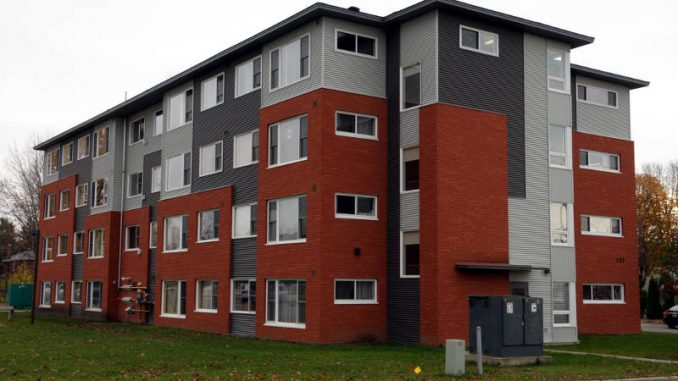
#> input picture src/Images and Videos/Building.jpg, 678 x 381 px
$ python 02-Harris_Corner_Detection.py
#> lines starting #> are read from the running program, lines starting #| are printed output that depends on the picture; after the words box and inside, x2 and y2 are one past the last pixel; in counts of white or black regions, pixels touching at a corner belong together
# import package
import cv2
import numpy as np

# Read RGB image
img = cv2.imread('../Images and Videos/Building.jpg')
#> img is the input picture: shape (381, 678, 3); mean B, G, R 88.4, 96.5, 112.9
cv2.imshow('original image',img)

# Grayscale
gray = cv2.cvtColor(img,cv2.COLOR_BGR2GRAY)
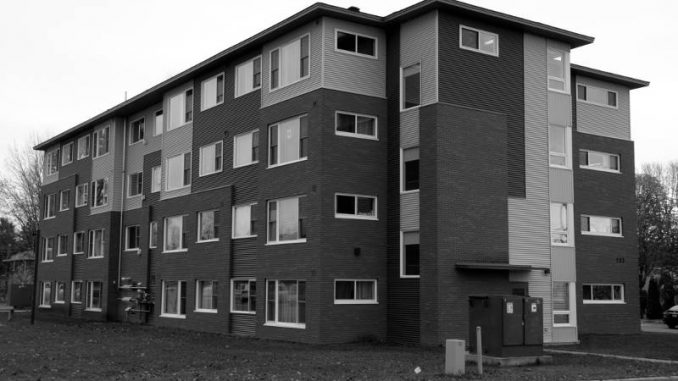
#> gray: shape (381, 678); min 0, max 255, mean 100.5

# As Harris takes input as float32 of grayscale
gray = np.float32(gray)
'''
Its arguments are :

img - Input image, it should be grayscale and float32 type.
blockSize - It is the size of neighbourhood considered for corner detection
ksize - Aperture parameter of Sobel derivative used.
k - Harris detector free parameter in the equation.
'''
dst = cv2.cornerHarris(gray,2,3,0.04)
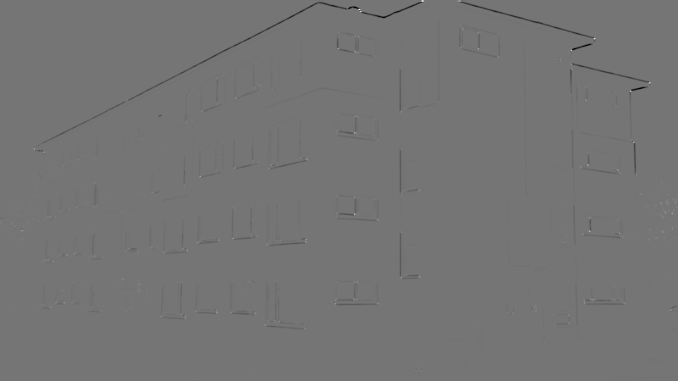
#> dst: shape (381, 678) float32; min -51446392, max 60403152, mean -182410; drawn with min black and max white

#result is dilated for marking the corners, not important
harris = cv2.dilate(dst,None)
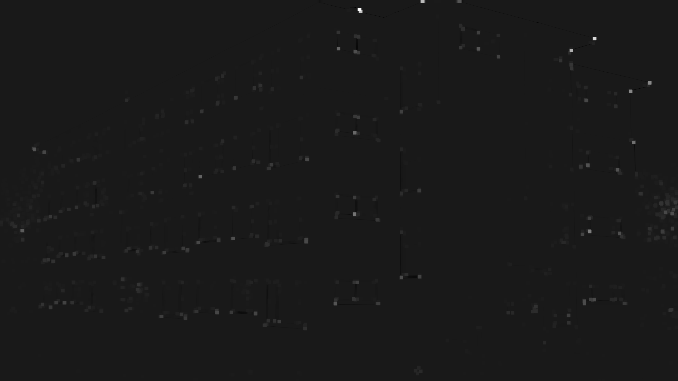
#> harris: shape (381, 678) float32; min -6683506, max 60403152, mean 114604.7; drawn with min black and max white

# Threshold for an optimal value, it may vary depending on the image.
img[harris>0.1*harris.max()]=[0,255,0]
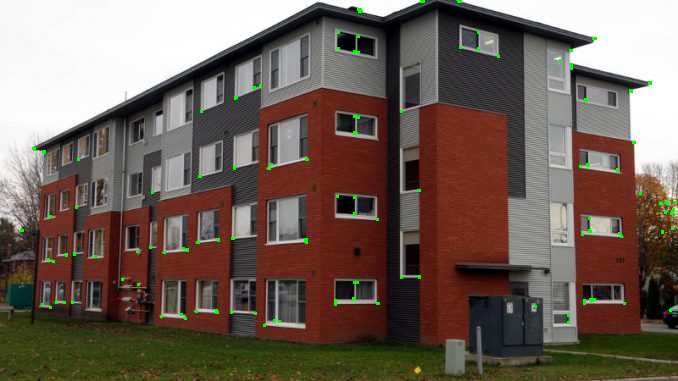
#> img: shape (381, 678, 3); 0.48% of pixels changed, all inside (x1, y1, x2, y2) = (20, 0, 677, 327)

cv2.imshow('Harris corner',img)

cv2.waitKey(0)
cv2.destroyAllWindows()

$ run again, with src/Images and Videos/DL-3.jpg copied over src/Images and Videos/Building.jpg
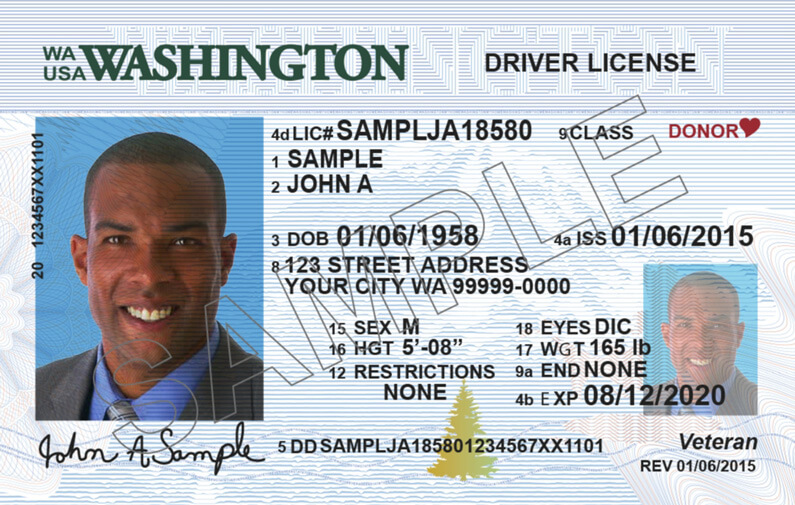
#> input picture src/Images and Videos/DL-3.jpg, 795 x 505 px
#> img is the input picture: shape (505, 795, 3); mean B, G, R 199.9, 192.6, 185.3
#> `harris = cv2.dilate(dst,None)`:
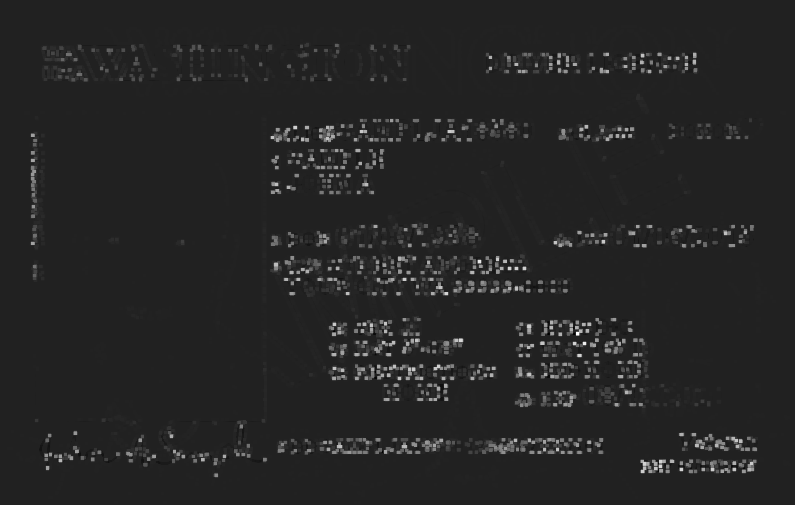
#> harris: shape (505, 795) float32; min -26653616, max 173851216, mean 3293038.2; drawn with min black and max white
#> `img[harris>0.1*harris.max()]=[0,255,0]`:
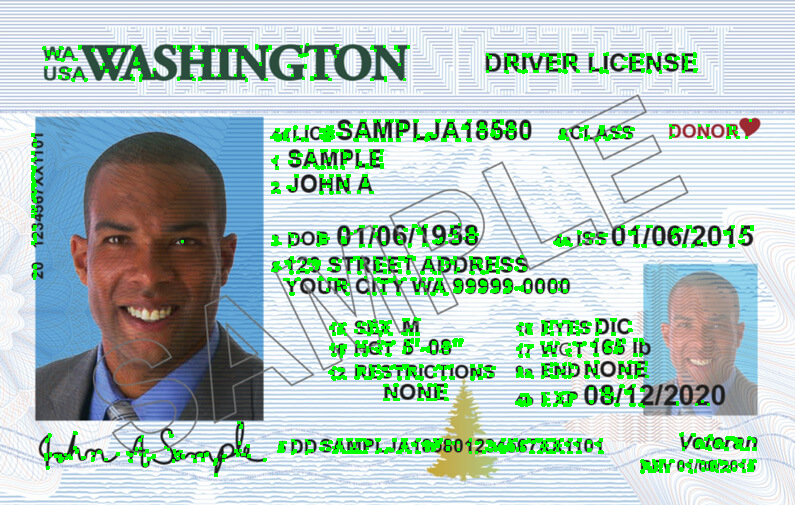
#> img: shape (505, 795, 3); 5.29% of pixels changed, all inside (x1, y1, x2, y2) = (31, 43, 757, 477)
